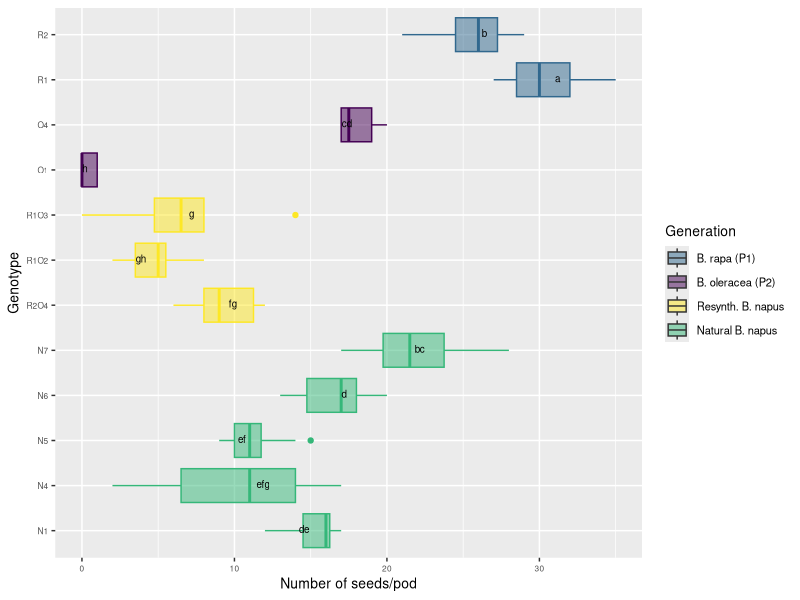

Recreate this plot in R.
# Comparison 1X: seeds_per_pod in Resynth. B.napus

#install packages 
install.packages("multcompView")
install.packages("viridis")

#load
library(viridis)
library(viridisLite)
library(tidyverse)
library(dplyr)
library(ggplot2)
library(ggpubr)
library(datasets)
library(multcompView)

# vollständige Rohdatentabelle laden ##########################################
#Im Projekt EPPN-DATA-ANALYSES ist dies das wd. Kann nicht geändert werden. 
# Daher Rohdatentabelle direkt von dort laden. 
getwd()
DATA <- read_csv("EPPN raw data complete 220419.csv")

#drop first column
DATA = DATA[,2:37]
View(DATA)

str(DATA)

#Correct genotype names of synth. B. napus (was not possible in raw data table without destroying formatting)

# 1.Convert factor to character (nicht nötig, weil Character)
#DATA$Genotype <- as.character(DATA$Genotype) 

# 2. Correct genotype names
DATA$Genotype[DATA$Genotype == "R102"] <- "R1O2"
DATA$Genotype[DATA$Genotype == "R103"] <- "R1O3"
DATA$Genotype[DATA$Genotype == "R204"] <- "R2O4"

# 3.Convert character to factor
DATA$Genotype <- as.factor(DATA$Genotype)   


#Comparison 1X	
# subsetting
comp_1X <- DATA[DATA$Genotype %in% c("R2", "R1", "O1", "O4", "N5", "N6", 
                                     "N1", "N4", "N7", "R2O4", "R1O3", "R1O2"), ]
View(comp_1X)

#create column giving generation###############################################
comp_1X <- comp_1X %>%
  mutate(Generation = case_when(
    Genotype == "R1" ~ "B. rapa (P1)",
    Genotype == "R2" ~ "B. rapa (P1)",
    Genotype == "O1" ~ "B. oleracea (P2)",
    Genotype == "O4" ~ "B. oleracea (P2)",
    Genotype == "R2O4" ~ "Resynth. B. napus",
    Genotype == "R1O3" ~ "Resynth. B. napus",
    Genotype == "R1O2" ~ "Resynth. B. napus",
    Genotype == "N1" ~ "Natural B. napus",
    Genotype == "N4" ~ "Natural B. napus",
    Genotype == "N5" ~ "Natural B. napus",
    Genotype == "N6" ~ "Natural B. napus",
    Genotype == "N7" ~ "Natural B. napus"))
view(comp_1X)


# Boxplot with CLD nach Rosane Rech##########################################################

# analysis of variance
anova <- aov(seeds_per_pod ~ Genotype, data = comp_1X)
summary(anova)

# Tukey's test
tukey <- TukeyHSD(anova)
print(tukey)

# compact letter display
cld <- multcompLetters4(anova, tukey)
print(cld)

# table with factors and 3rd quantile
Tk <- group_by(comp_1X, Genotype) %>%
  summarise(mean = round(mean(seeds_per_pod, na.rm = TRUE), digits = 1), quant = round(quantile(seeds_per_pod, probs = 0.75, na.rm = TRUE), digits = 1)) %>%
  arrange(desc(mean)) #WICHTIG: arrange(desc(mean)) muss hier rein!!!

# extracting the compact letter display and adding to the Tk table
cld <- as.data.frame.list(cld$Genotype)
Tk$cld <- cld$Letters

#create column giving generation###############################################
ANOVA_Tukey_1X <- Tk %>%
  mutate(Generation = case_when(
    Genotype == "R1" ~ "B. rapa (P1)",
    Genotype == "R2" ~ "B. rapa (P1)",
    Genotype == "O1" ~ "B. oleracea (P2)",
    Genotype == "O4" ~ "B. oleracea (P2)",
    Genotype == "R2O4" ~ "Resynth. B. napus",
    Genotype == "R1O3" ~ "Resynth. B. napus",
    Genotype == "R1O2" ~ "Resynth. B. napus",
    Genotype == "N1" ~ "Natural B. napus",
    Genotype == "N4" ~ "Natural B. napus",
    Genotype == "N5" ~ "Natural B. napus",
    Genotype == "N6" ~ "Natural B. napus",
    Genotype == "N7" ~ "Natural B. napus"))
view(ANOVA_Tukey_1X)

#Reordering
# Reorder factor levels in comp_1X and ANOVA_Tukey_1X, ohne Umbenennung
comp_1X$Genotype <- factor(comp_1X$Genotype,     
                             levels = c("N1", "N4", "N5", "N6", "N7", "R2O4", "R1O2", "R1O3", "O1", "O4", "R1", "R2"))


ANOVA_Tukey_1X$Genotype <- factor(ANOVA_Tukey_1X$Genotype,     
                                    levels = c("N1", "N4", "N5", "N6", "N7", "R2O4", "R1O2", "R1O3", "O1", "O4", "R1", "R2"))

#boxplot ## seeds_per_pod ###
ggplot(comp_1X, aes(Genotype, seeds_per_pod, fill = Generation, color = Generation)) + 
  geom_boxplot() +
  labs(x="Genotype", y="Number of seeds/pod") +
  geom_text(data = ANOVA_Tukey_1X, aes(x = Genotype, y = quant, label = cld), color = "black", size = 2.5, vjust = 0.3, hjust = 3) +
  coord_flip() +
  theme(axis.title = element_text(size = 14),
        legend.text = element_text(size = 8),
        legend.title = element_text(size = 10),
        axis.title.x = element_text(size = 10),
        axis.title.y = element_text(size = 10),
        axis.text.x = element_text(size = 6),
        axis.text.y = element_text(size = 6)) +
  scale_color_viridis(discrete = TRUE, option = "D", direction = 1, guide = "none", alpha = 1) +  #legend removed by guide = "none" 
  scale_fill_viridis(discrete = TRUE, option = "D", direction = 1, alpha = 0.5, 
                     breaks = c("B. rapa (P1)", "B. oleracea (P2)", "Resynth. B. napus", "Natural B. napus"),
                     labels = c("B. rapa (P1)", "B. oleracea (P2)", "Resynth. B. napus", "Natural B. napus"))   ##reorder legend labels!
